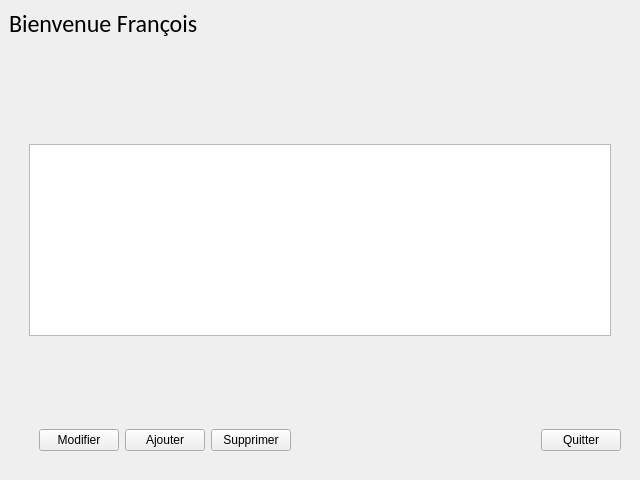
<?xml version="1.0" encoding="UTF-8"?>
<ui version="4.0">
 <class>Categories</class>
 <widget class="QMainWindow" name="Categories">
  <property name="geometry">
   <rect>
    <x>0</x>
    <y>0</y>
    <width>640</width>
    <height>480</height>
   </rect>
  </property>
  <property name="windowTitle">
   <string>MainWindow</string>
  </property>
  <widget class="QWidget" name="centralwidget">
   <layout class="QVBoxLayout" name="verticalLayout_2">
    <item>
     <layout class="QVBoxLayout" name="verticalLayout">
      <item>
       <layout class="QVBoxLayout" name="verticalLayout_5">
        <item>
         <widget class="QLabel" name="LB_welcome">
          <property name="font">
           <font>
            <family>Calibri</family>
            <pointsize>18</pointsize>
           </font>
          </property>
          <property name="text">
           <string>Bienvenue François</string>
          </property>
         </widget>
        </item>
        <item>
         <spacer name="verticalSpacer_3">
          <property name="orientation">
           <enum>Qt::Vertical</enum>
          </property>
          <property name="sizeHint" stdset="0">
           <size>
            <width>20</width>
            <height>40</height>
           </size>
          </property>
         </spacer>
        </item>
       </layout>
      </item>
      <item>
       <layout class="QVBoxLayout" name="verticalLayout_3">
        <item>
         <layout class="QHBoxLayout" name="horizontalLayout_2">
          <item>
           <spacer name="horizontalSpacer_4">
            <property name="orientation">
             <enum>Qt::Horizontal</enum>
            </property>
            <property name="sizeType">
             <enum>QSizePolicy::Fixed</enum>
            </property>
            <property name="sizeHint" stdset="0">
             <size>
              <width>20</width>
              <height>20</height>
             </size>
            </property>
           </spacer>
          </item>
          <item>
           <widget class="QTableWidget" name="TB_Categories"/>
          </item>
          <item>
           <spacer name="horizontalSpacer_5">
            <property name="orientation">
             <enum>Qt::Horizontal</enum>
            </property>
            <property name="sizeType">
             <enum>QSizePolicy::Fixed</enum>
            </property>
            <property name="sizeHint" stdset="0">
             <size>
              <width>20</width>
              <height>20</height>
             </size>
            </property>
           </spacer>
          </item>
         </layout>
        </item>
       </layout>
      </item>
      <item>
       <layout class="QVBoxLayout" name="verticalLayout_4">
        <item>
         <spacer name="verticalSpacer_4">
          <property name="orientation">
           <enum>Qt::Vertical</enum>
          </property>
          <property name="sizeHint" stdset="0">
           <size>
            <width>20</width>
            <height>40</height>
           </size>
          </property>
         </spacer>
        </item>
        <item>
         <layout class="QHBoxLayout" name="horizontalLayout">
          <item>
           <spacer name="horizontalSpacer_3">
            <property name="orientation">
             <enum>Qt::Horizontal</enum>
            </property>
            <property name="sizeType">
             <enum>QSizePolicy::Fixed</enum>
            </property>
            <property name="sizeHint" stdset="0">
             <size>
              <width>30</width>
              <height>20</height>
             </size>
            </property>
           </spacer>
          </item>
          <item>
           <widget class="QPushButton" name="BT_modifier">
            <property name="text">
             <string>Modifier</string>
            </property>
           </widget>
          </item>
          <item>
           <widget class="QPushButton" name="BT_ajouter">
            <property name="text">
             <string>Ajouter</string>
            </property>
           </widget>
          </item>
          <item>
           <widget class="QPushButton" name="BT_supprimer">
            <property name="text">
             <string>Supprimer</string>
            </property>
           </widget>
          </item>
          <item>
           <spacer name="horizontalSpacer">
            <property name="orientation">
             <enum>Qt::Horizontal</enum>
            </property>
            <property name="sizeHint" stdset="0">
             <size>
              <width>40</width>
              <height>20</height>
             </size>
            </property>
           </spacer>
          </item>
          <item>
           <widget class="QPushButton" name="BT_quitter">
            <property name="text">
             <string>Quitter</string>
            </property>
           </widget>
          </item>
          <item>
           <spacer name="horizontalSpacer_2">
            <property name="orientation">
             <enum>Qt::Horizontal</enum>
            </property>
            <property name="sizeType">
             <enum>QSizePolicy::Fixed</enum>
            </property>
            <property name="sizeHint" stdset="0">
             <size>
              <width>10</width>
              <height>20</height>
             </size>
            </property>
           </spacer>
          </item>
         </layout>
        </item>
        <item>
         <spacer name="verticalSpacer_2">
          <property name="orientation">
           <enum>Qt::Vertical</enum>
          </property>
          <property name="sizeType">
           <enum>QSizePolicy::Fixed</enum>
          </property>
          <property name="sizeHint" stdset="0">
           <size>
            <width>20</width>
            <height>20</height>
           </size>
          </property>
         </spacer>
        </item>
       </layout>
      </item>
     </layout>
    </item>
   </layout>
  </widget>
 </widget>
 <resources/>
 <connections/>
</ui>
